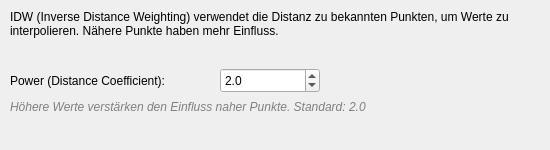
     <widget class="QWidget" name="page_idw_point">
      <widget class="QLabel" name="label_idw_info_point">
       <property name="geometry">
        <rect>
         <x>10</x>
         <y>10</y>
         <width>531</width>
         <height>51</height>
        </rect>
       </property>
       <property name="text">
        <string>IDW (Inverse Distance Weighting) verwendet die Distanz zu bekannten Punkten, um Werte zu interpolieren. Nähere Punkte haben mehr Einfluss.</string>
       </property>
       <property name="alignment">
        <set>Qt::AlignLeading|Qt::AlignLeft|Qt::AlignTop</set>
       </property>
       <property name="wordWrap">
        <bool>true</bool>
       </property>
      </widget>
      <widget class="QLabel" name="label_idw_power_point">
       <property name="geometry">
        <rect>
         <x>10</x>
         <y>70</y>
         <width>200</width>
         <height>21</height>
        </rect>
       </property>
       <property name="text">
        <string>Power (Distance Coefficient):</string>
       </property>
      </widget>
      <widget class="QDoubleSpinBox" name="doubleSpinBox_idw_power_point">
       <property name="geometry">
        <rect>
         <x>220</x>
         <y>68</y>
         <width>100</width>
         <height>25</height>
        </rect>
       </property>
       <property name="decimals">
        <number>1</number>
       </property>
       <property name="minimum">
        <double>0.000000000000000</double>
       </property>
       <property name="maximum">
        <double>100.000000000000000</double>
       </property>
       <property name="singleStep">
        <double>0.500000000000000</double>
       </property>
       <property name="value">
        <double>2.000000000000000</double>
       </property>
      </widget>
      <widget class="QLabel" name="label_idw_power_hint_point">
       <property name="geometry">
        <rect>
         <x>10</x>
         <y>100</y>
         <width>531</width>
         <height>41</height>
        </rect>
       </property>
       <property name="styleSheet">
        <string>color: gray; font-style: italic;</string>
       </property>
       <property name="text">
        <string>Höhere Werte verstärken den Einfluss naher Punkte. Standard: 2.0</string>
       </property>
       <property name="alignment">
        <set>Qt::AlignLeading|Qt::AlignLeft|Qt::AlignTop</set>
       </property>
       <property name="wordWrap">
        <bool>true</bool>
       </property>
      </widget>
     </widget>
